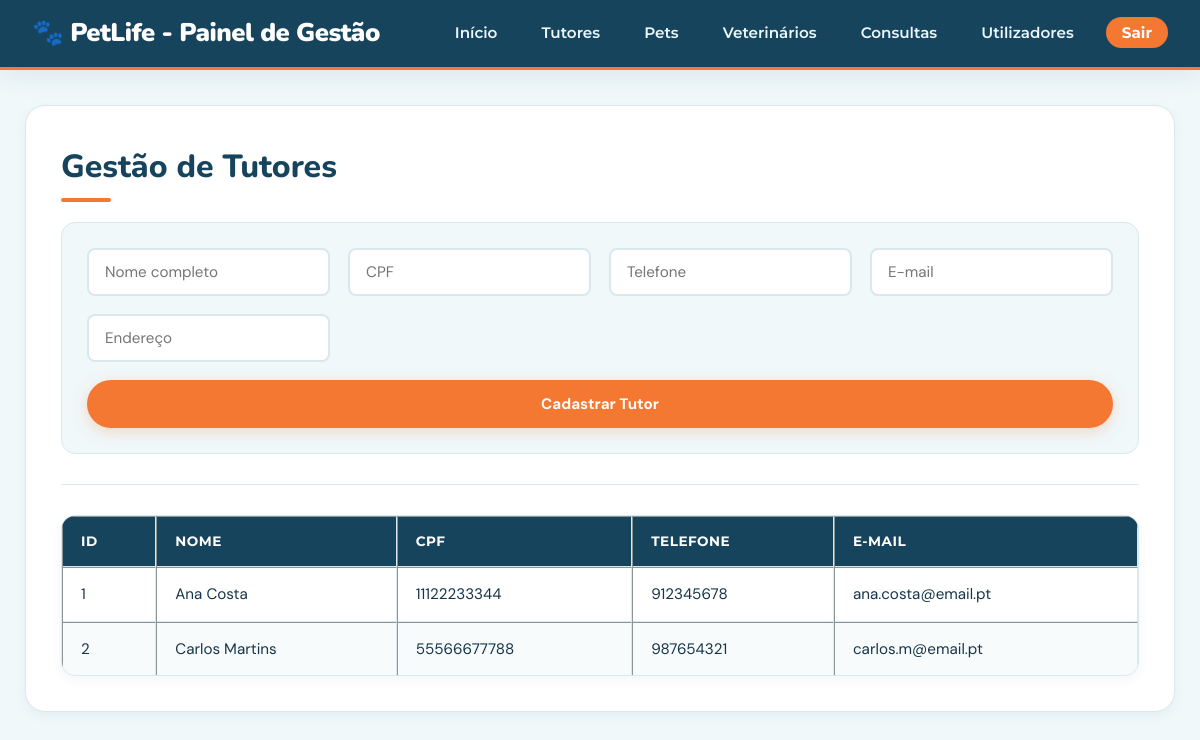
/admin/tutores.php, run on the app's committed database.
### tables this page shows
CREATE TABLE TUTOR (
    id_tutor INTEGER PRIMARY KEY AUTOINCREMENT,
    nome TEXT NOT NULL,
    cpf TEXT UNIQUE,
    telefone TEXT,
    email TEXT,
    endereco TEXT,
    data_cadastro DATE
);

### funcoes/banco-tutores.php (called while the page is built, shortened)
<?php
function listarTutores($conexao) {
    $sql = "SELECT * FROM TUTOR ORDER BY nome ASC";
    $stmt = $conexao->query($sql);
    return $stmt->fetchAll();
}
?>

### admin/tutores.php (the view, shortened to what this page needs)
<?php
require_once '../funcoes/banco-tutores.php';
$tutores = listarTutores($conexao);
?>
<!DOCTYPE html>
<html lang="pt">
<head>
    <link rel="stylesheet" href="../css/style.css">
</head>
<body>
    <header>
    <div class="header-wrapper">
        <h2>🐾 PetLife - Painel de Gestão</h2>
        <nav>
            <ul>
                <li><a href="index.php">Início</a></li>
                <li><a href="tutores.php">Tutores</a></li>
                <li><a href="pets.php">Pets</a></li>
                <li><a href="veterinarios.php">Veterinários</a></li>
                <li><a href="consultas.php">Consultas</a></li>
                <li><a href="usuarios.php">Utilizadores</a></li>
                <li><a href="logout.php">Sair</a></li>
            </ul>
        </nav>
    </div>
</header>
<div class="container">
    <h1>Gestão de Tutores</h1>
    <form action="tutores.php" method="POST">
        <input type="text" name="nome" placeholder="Nome completo" required>
        <input type="text" name="cpf" placeholder="CPF" required>
        <input type="text" name="telefone" placeholder="Telefone">
        <input type="email" name="email" placeholder="E-mail">
        <input type="text" name="endereco" placeholder="Endereço">
        <button type="submit">Cadastrar Tutor</button>
    </form>
    <hr>
    <table border="1">
        <thead>
            <tr>
                <th>ID</th>
                <th>Nome</th>
                <th>CPF</th>
                <th>Telefone</th>
                <th>E-mail</th>
            </tr>
        </thead>
        <tbody>
            <?php foreach ($tutores as $tutor): ?>
                <tr>
                    <td><?= $tutor['id_tutor'] ?></td>
                    <td><?= htmlspecialchars($tutor['nome']) ?></td>
                    <td><?= htmlspecialchars($tutor['cpf']) ?></td>
                    <td><?= htmlspecialchars($tutor['telefone']) ?></td>
                    <td><?= htmlspecialchars($tutor['email']) ?></td>
                </tr>
            <?php endforeach; ?>
        </tbody>
     </table>
    </div>
</body>
</html>

### css/style.css (style rules this page uses)
:root { --color-primary: #17445D; --color-primary-dark: #103448; --color-primary-light: #DCEEF4; --color-orange: #F47732; --color-orange-hover: #DD6024; --color-accent: #F6A15D; --color-dark: #17354A; --color-muted: #647785; --color-bg-light: #F0F8FA; --color-card-bg: #FFFFFF; --color-border: #D8E8ED; --white: #FFFFFF; --gray: #647785; --font-sans: 'DM Sans', sans-serif; --font-serif: 'Playfair Display', serif; --font-logo: 'Nunito', sans-serif; --font-sub: 'Montserrat', sans-serif; --radius-sm: 8px; --radius-md: 14px; --radius-lg: 20px; --radius-full: 999px; --shadow-sm: 0 4px 12px rgba(23, 68, 93, 0.05); --shadow-md: 0 8px 24px rgba(23, 68, 93, 0.08); --shadow-hover: 0 12px 30px rgba(23, 68, 93, 0.12); --transition-fast: all 0.2s ease; --transition-normal: all 0.35s ease; --transition-bounce: all 0.4s ease; }
* { margin: 0; padding: 0; box-sizing: border-box; }
html { font-size: 16px; scroll-behavior: smooth; }
body { font-family: var(--font-sans); background-color: var(--color-bg-light); color: var(--color-dark); line-height: 1.6; min-height: 100vh; }
a { text-decoration: none; color: inherit; }
button, input, select, textarea { font-family: inherit; }
header { background-color: var(--color-primary); border-bottom: 3px solid var(--color-orange); padding: 0.8rem 2rem; box-shadow: var(--shadow-md); position: sticky; top: 0; z-index: 1000; }
header .header-wrapper { max-width: 1200px; margin: 0 auto; display: flex; justify-content: space-between; align-items: center; flex-wrap: wrap; gap: 15px; }
header h2 { font-family: var(--font-logo); color: var(--white); font-size: 1.6rem; font-weight: 900; letter-spacing: -0.5px; margin: 0; display: flex; align-items: center; gap: 8px; }
nav ul { list-style: none; display: flex; align-items: center; gap: 20px; padding: 0; margin: 0; }
nav a { color: #EAF7FC; font-family: var(--font-sub); font-size: 0.95rem; font-weight: 600; padding: 8px 12px; border-radius: var(--radius-sm); transition: var(--transition-fast); position: relative; }
nav a[href="logout.php"] { background-color: var(--color-orange); color: var(--white) !important; font-weight: 700; padding: 6px 16px; border-radius: var(--radius-full); }
.container, body > .container { max-width: 1150px; margin: 35px auto; background: var(--color-card-bg); padding: 35px; border-radius: var(--radius-lg); box-shadow: var(--shadow-sm); border: 1px solid var(--color-border); }
h1 { font-family: var(--font-logo); color: var(--color-primary); font-size: 2rem; font-weight: 800; margin-bottom: 20px; position: relative; padding-bottom: 10px; }
h1::after { content: ""; position: absolute; bottom: 0; left: 0; width: 50px; height: 4px; background: var(--color-orange); border-radius: var(--radius-full); }
hr { border: 0; height: 1px; background: var(--color-border); margin: 30px 0; }
form { display: grid; grid-template-columns: repeat(auto-fit, minmax(240px, 1fr)); gap: 18px; background-color: var(--color-bg-light); padding: 25px; border-radius: var(--radius-md); border: 1px solid var(--color-border); margin-bottom: 30px; }
input, select, textarea { width: 100%; padding: 12px 16px; border: 2px solid var(--color-border); border-radius: var(--radius-sm); font-size: 0.95rem; background-color: var(--white); color: var(--color-dark); transition: var(--transition-fast); }
button, button[type="submit"], .btn { grid-column: 1 / -1; display: inline-flex; align-items: center; justify-content: center; gap: 8px; padding: 14px 28px; border-radius: var(--radius-full); font-weight: 700; font-size: 0.95rem; cursor: pointer; border: none; background-color: var(--color-orange); color: var(--white); box-shadow: 0 4px 15px rgba(244, 119, 50, 0.25); transition: var(--transition-bounce); }
table { width: 100%; border-collapse: separate; border-spacing: 0; margin-top: 20px; background: var(--white); border-radius: var(--radius-md); overflow: hidden; border: 1px solid var(--color-border); box-shadow: var(--shadow-sm); }
th, td { padding: 14px 18px; text-align: left; border-bottom: 1px solid var(--color-border); font-size: 0.95rem; }
th { background-color: var(--color-primary); color: var(--white); font-family: var(--font-sub); font-weight: 700; font-size: 0.85rem; letter-spacing: 0.5px; text-transform: uppercase; }
tr:last-child td { border-bottom: none; }
tr:nth-child(even) { background-color: rgba(240, 248, 250, 0.5); }

### data on the page
tutor: id_tutor "1", nome "Ana Costa", cpf "11122233344", telefone "912345678", email "ana.costa@email.pt"
tutor: id_tutor "2", nome "Carlos Martins", cpf "55566677788", telefone "987654321", email "carlos.m@email.pt"
